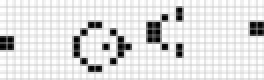
#> input picture gun.jpg, 132 x 40 px (shown 2 times larger)
$ python game_of_life.py gun.jpg
#> lines starting #> are read from the running program, lines starting #| are printed output that depends on the picture; after the words box and inside, x2 and y2 are one past the last pixel; in counts of white or black regions, pixels touching at a corner belong together
#> `image = Image.open(sys.argv[1]).convert('1')`:
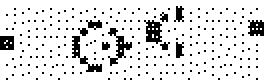
#> image: PIL image 132x40 1 (shown 2 times larger); 87.7% white; black in thin lines or dots
#!/usr/bin/python3

import sys
import os
import time
import random
from PIL import Image


# block
# [76 lines left out: functions block, line, tube, boat, oscil, beacon and 2 more, not called in this run]


# image to universe
def img_to_universe(image):
    width, height = image.size[0], image.size[1]
#> width = 132; height = 40
    aspect_ratio = height / width
#> aspect_ratio = 0.303
    new_height = int(input("Enter new height(10-20 recomended): "))
#> the answer given: 100
    new_width = int(new_height / aspect_ratio)
#> new_width = 330

    image = image.resize((new_width, new_height))
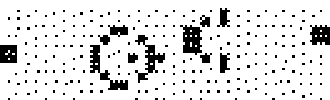
#> image: PIL image 330x100 1; 88.1% white; 228 black regions (216 under 20 px), largest, box (x1, y1, x2, y2) and area: (90, 45, 128, 90) 463, (135, 35, 165, 83) 448, (180, 25, 202, 55) 440
    pixels = image.getdata()

    new_pixels = []
    for pixel in pixels:
        if pixel == 0:
            new_pixels.append(1)
        else:
            new_pixels.append(0)
#> after the loop, new_pixels = 33000 items
    new_pixels_count = len(new_pixels)
#> new_pixels_count = 33000

    universe = [new_pixels[index:index + new_width]
                for index in range(0, new_pixels_count, new_width)]
#> universe = 100 items
    print_list(universe)
#> (printed output is left out)
#> the loop in print_list, `for i in range(len(arr)):` made 100 passes
#> (printed output is left out)

    # magic numbers 38 and 35 depends from terminal size
    # my font size in terminal allows smooth work of script only for such
    # numbers
    new_universe = [[0]*38 for i in range(35)]

    for i in range(len(universe)):
        for j in range(len(universe[0])):
            new_universe[i][j] = universe[i][j]
#> this loop made 1 pass
#> after the loop, new_universe = 35 items

    return new_universe


def print_list(arr):
    g_start = '\033[92m'
    g_end = '\033[0m'
    print(g_start + '┌' + '──' * len(arr[0]) + '┐' + '\033[0m' + g_end)
    for i in range(len(arr)):
        print(g_start + "│" + '\033[0m' + g_end, end='')
        for j in range(len(arr[i])):
            if arr[i][j] == 1:
                print(g_start + '⬛' + '\033[0m' + g_end, end='')
            else:
                print(g_start + '⬜' + g_end, end='')
        print(g_start + "│" + g_end)
    print(g_start + '└' + '──' * len(arr[0]) + '┘' + g_end)


# [76 lines left out: function game, not called in this run]


if __name__ == '__main__':
    image = Image
    universe = None
    if len(sys.argv) > 1:
        image = Image.open(sys.argv[1]).convert('1')
#> (the run stopped early here; a loop or call above may not have finished)
